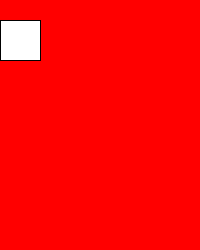
Frame 1 (no input)
Frame 60 (the mouse pressed at the canvas centre just before this capture): blank canvas, image omitted
Frame 120 (the mouse held since frame 60 and released just before this capture): blank canvas, image omitted

The Processing sketch that drew this single still picture (run headless with seeded random() and noise(); from frame 60 on, the mouse is pressed at the canvas centre):

// Processing sketch: CP006_movingSquareRightEdge
// ── CP006_movingSquareRightEdge.pde
// declare the variables
int x;
int speed;
int squareSide;

void setup() {
  size(200, 250);
  
  x = 0; // initialize the variable
  speed = 20;
  squareSide = 40;
  
  frameRate(4);
}

void draw() {
  background(255, 0, 0);

  rect(x, 20, squareSide, squareSide);

  // change speed if right edge is reached
  if (x >= width - squareSide) {
    speed = - speed;
  }
  
  // assignment
  x = x + speed; // update the value of x
}
